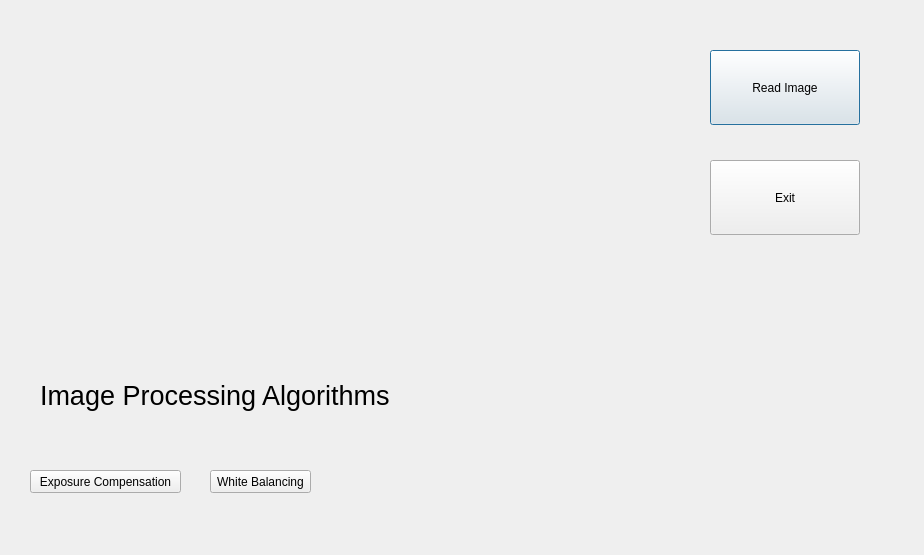
<?xml version="1.0" encoding="UTF-8"?>
<ui version="4.0">
 <class>Dialog</class>
 <widget class="QDialog" name="Dialog">
  <property name="geometry">
   <rect>
    <x>0</x>
    <y>0</y>
    <width>924</width>
    <height>555</height>
   </rect>
  </property>
  <property name="windowTitle">
   <string>Dialog</string>
  </property>
  <widget class="QPushButton" name="pushButton_read_image">
   <property name="geometry">
    <rect>
     <x>710</x>
     <y>50</y>
     <width>150</width>
     <height>75</height>
    </rect>
   </property>
   <property name="text">
    <string>Read Image</string>
   </property>
  </widget>
  <widget class="QPushButton" name="pushButton_exit">
   <property name="geometry">
    <rect>
     <x>710</x>
     <y>160</y>
     <width>150</width>
     <height>75</height>
    </rect>
   </property>
   <property name="text">
    <string>Exit</string>
   </property>
  </widget>
  <widget class="QLabel" name="label">
   <property name="geometry">
    <rect>
     <x>40</x>
     <y>370</y>
     <width>361</width>
     <height>51</height>
    </rect>
   </property>
   <property name="font">
    <font>
     <pointsize>20</pointsize>
    </font>
   </property>
   <property name="text">
    <string>Image Processing Algorithms</string>
   </property>
  </widget>
  <widget class="QPushButton" name="pushButton_exposure_compensation">
   <property name="geometry">
    <rect>
     <x>30</x>
     <y>470</y>
     <width>151</width>
     <height>23</height>
    </rect>
   </property>
   <property name="text">
    <string>Exposure Compensation</string>
   </property>
  </widget>
  <widget class="QPushButton" name="pushButton_white_balance">
   <property name="geometry">
    <rect>
     <x>210</x>
     <y>470</y>
     <width>101</width>
     <height>23</height>
    </rect>
   </property>
   <property name="text">
    <string>White Balancing</string>
   </property>
  </widget>
 </widget>
 <layoutdefault spacing="6" margin="11"/>
 <resources/>
 <connections/>
</ui>
